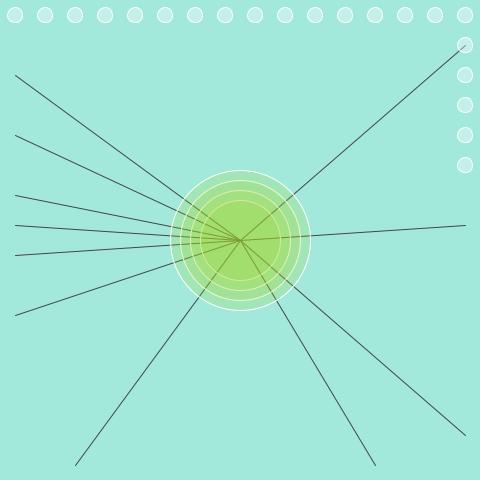
Frame 1 (no input)
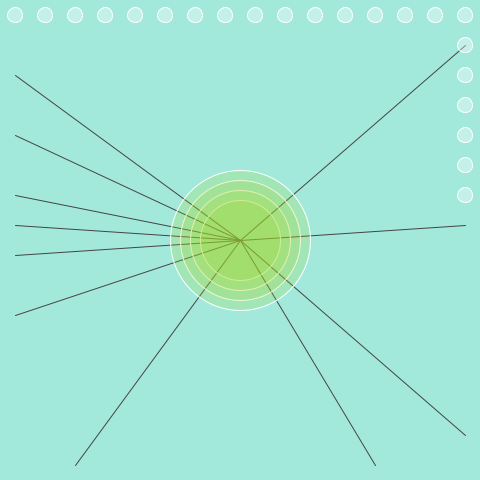
Frame 60 (the mouse pressed at the canvas centre just before this capture)
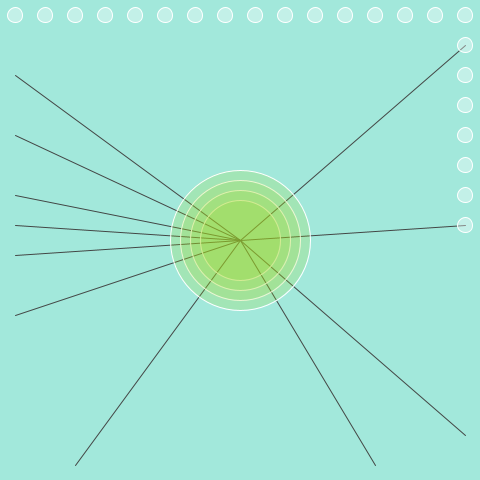
Frame 120 (the mouse held since frame 60 and released just before this capture)

The Processing sketch that drew these frames (run headless with seeded random() and noise(); from frame 60 on, the mouse is pressed at the canvas centre):

// Processing sketch: processing_41908
// ── processing_41908.pde

int[] x = {
  15, 45, 75, 105, 135, 165, 195, 225, 255, 285, 315, 345, 375, 405, 435, 465, 465, 465, 465, 465, 465, 465, 465, 465, 465, 465, 465, 465, 465, 465, 465, 435, 405, 375, 345, 315, 285, 255, 225, 195, 165, 135, 105, 75, 45, 15, 15, 15, 15, 15, 15, 15, 15, 15, 15, 15, 15, 15, 15, 15, 15
};

int [] y = {
  15, 15, 15, 15, 15, 15, 15, 15, 15, 15, 15, 15, 15, 15, 15, 15, 45, 75, 105, 135, 165, 195, 225, 255, 285, 315, 345, 375, 405, 435, 465, 465, 465, 465, 465, 465, 465, 465, 465, 465, 465, 465, 465, 465, 465, 465, 435, 405, 375, 345, 315, 285, 255, 225, 195, 165, 135, 105, 75, 45, 15
}; 
int [] z = {
  43, 56, 16, 33, 58, 54, 22, 50, 52, 29, 53, 59, 8, 32, 44, 42, 47, 14, 30, 5, 20, 19, 38, 45, 36, 55, 34, 37, 1, 39, 51, 31, 48, 57, 12, 7, 11, 40, 6, 2, 15, 35, 13, 41, 9, 18, 27, 46, 49, 17, 4, 10, 3, 26, 25, 21, 0, 23, 24, 28
}; // array that references points in another array so that there are not duplicates for the minute lines

int s;
int m;
int h;

void setup() {
  size (480, 480);
  smooth();
  s = second();
  m = minute();
  h = hour();
}

void draw() {
  s = second();
  m = minute();
  h = hour();
  background(162, 232, 219);

  for (int i = 0; i < m; i++) { //creates the minute lines from the center to the centers of the second circles
    stroke(67, 70, 69);
    line(x[z[i]], y[z[i]], width/2, height/2);
  }

  for (int i = 0; i <= s; i++) { //draws new ellipse every second, by intervals of one second
    //fill(x[i], y[i], 100);
    stroke(255);
    fill(255, 90);
    ellipse(x[i], y[i], 15, 15); //draws x and y coordinates from array, and updated every second
  }

  if (h <= 12) { //draws hours circles in the center of the screen from 1-12 AM, color is green
    for (int i = 0; i < h; i++) {
      //stroke(143, 193, 20);
      stroke(255);
      fill(163, 216, 31, 50);
      //noFill();
      ellipse (width/2, height/2, 80+i*20, 80+i*20);
    }
  } 

  else { //draws hours circles in center of screen from 13-24, color is orange
    for (int i=0; i < h-12; i++) {
      //stroke(216, 108, 0);
      stroke(255);
      fill(234, 138, 19, 50);
      // noFill();
      //ellipse (width/2, height/2, 80+i*20, 80+i*20);
      ellipse (width/2, height/2, 320-i*20, 320-i*20);
    }
  }
}
                
                
